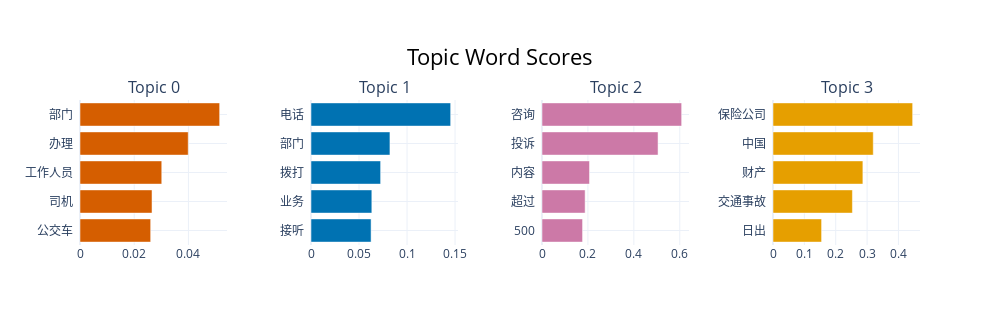

Write notebook code for a chart like this one.
### Code cell
topic_model.visualize_barchart()

### Figure 1 — Plotly figure (JSON) as saved in the notebook; plotly's stock layout.template omitted (floating-point values rounded to 4 significant figures)
{"data": [{"marker": {"color": "#D55E00"}, "orientation": "h", "type": "bar", "x": [0.02607, 0.02657, 0.03016, 0.03992, 0.05152], "xaxis": "x", "y": ["公交车  ", "司机  ", "工作人员  ", "办理  ", "部门  "], "yaxis": "y"}, {"marker": {"color": "#0072B2"}, "orientation": "h", "type": "bar", "x": [0.06256, 0.06333, 0.07248, 0.08219, 0.1454], "xaxis": "x2", "y": ["接听  ", "业务  ", "拨打  ", "部门  ", "电话  "], "yaxis": "y2"}, {"marker": {"color": "#CC79A7"}, "orientation": "h", "type": "bar", "x": [0.1766, 0.1878, 0.2069, 0.5054, 0.6082], "xaxis": "x3", "y": ["500  ", "超过  ", "内容  ", "投诉  ", "咨询  "], "yaxis": "y3"}, {"marker": {"color": "#E69F00"}, "orientation": "h", "type": "bar", "x": [0.1549, 0.2532, 0.2866, 0.3197, 0.4453], "xaxis": "x4", "y": ["日出  ", "交通事故  ", "财产  ", "中国  ", "保险公司  "], "yaxis": "y4"}], "layout": {"annotations": [{"font": {"size": 16}, "showarrow": false, "text": "Topic 0", "x": 0.0875, "xanchor": "center", "xref": "paper", "y": 1, "yanchor": "bottom", "yref": "paper"}, {"font": {"size": 16}, "showarrow": false, "text": "Topic 1", "x": 0.3625, "xanchor": "center", "xref": "paper", "y": 1, "yanchor": "bottom", "yref": "paper"}, {"font": {"size": 16}, "showarrow": false, "text": "Topic 2", "x": 0.6375, "xanchor": "center", "xref": "paper", "y": 1, "yanchor": "bottom", "yref": "paper"}, {"font": {"size": 16}, "showarrow": false, "text": "Topic 3", "x": 0.9125, "xanchor": "center", "xref": "paper", "y": 1, "yanchor": "bottom", "yref": "paper"}], "height": 325, "hoverlabel": {"bgcolor": "white", "font": {"family": "Rockwell", "size": 16}}, "showlegend": false, "title": {"font": {"color": "Black", "size": 22}, "text": "Topic Word Scores", "x": 0.5, "xanchor": "center", "yanchor": "top"}, "width": 1000, "xaxis": {"anchor": "y", "domain": [0, 0.175], "showgrid": true}, "xaxis2": {"anchor": "y2", "domain": [0.275, 0.45], "showgrid": true}, "xaxis3": {"anchor": "y3", "domain": [0.55, 0.725], "showgrid": true}, "xaxis4": {"anchor": "y4", "domain": [0.825, 1], "showgrid": true}, "yaxis": {"anchor": "x", "domain": [0, 1], "showgrid": true}, "yaxis2": {"anchor": "x2", "domain": [0, 1], "showgrid": true}, "yaxis3": {"anchor": "x3", "domain": [0, 1], "showgrid": true}, "yaxis4": {"anchor": "x4", "domain": [0, 1], "showgrid": true}}}
